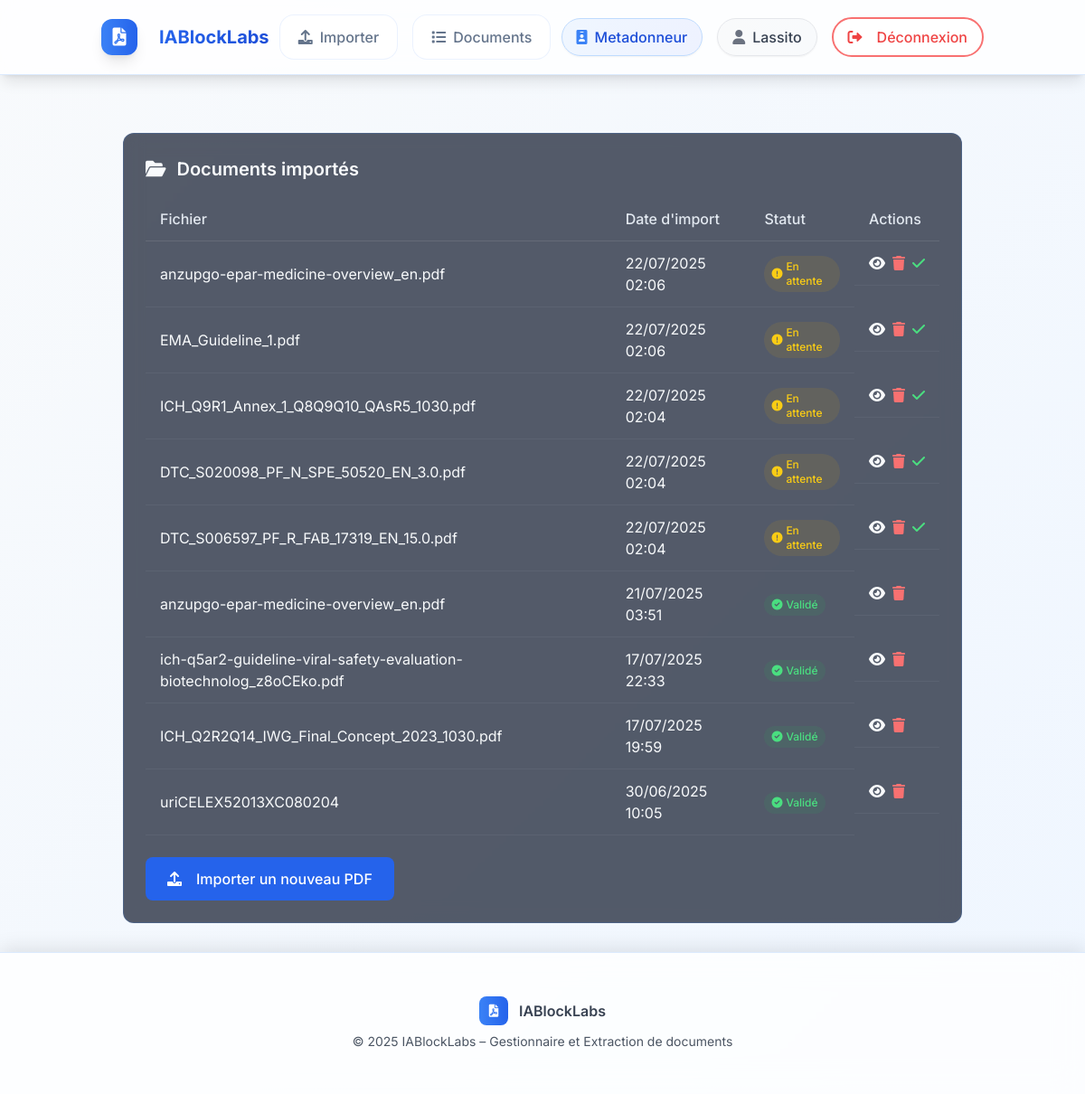
Page /documents/ (signed in) on the committed database.
### rawdocs/models.py (models this page shows, shortened)
class RawDocument(models.Model):
    url = models.URLField(help_text="URL d'origine du PDF", blank=True)
    file = models.FileField(upload_to=pdf_upload_to, help_text="Fichier PDF téléchargé")
    created_at = models.DateTimeField(auto_now_add=True)
    owner = models.ForeignKey(
        settings.AUTH_USER_MODEL,
        on_delete=models.CASCADE,
        related_name='raw_documents',
        null=True, blank=True,
        help_text="Utilisateur qui a téléchargé ce document"
    )
    is_validated = models.BooleanField(default=False, help_text="Document validé par un métadonneur")
    validated_at = models.DateTimeField(null=True, blank=True)
    is_ready_for_expert = models.BooleanField(default=False, help_text="Document prêt pour révision expert")
    expert_ready_at = models.DateTimeField(null=True, blank=True,
                                           help_text="Date à laquelle le document est devenu prêt pour l'expert")
    total_pages = models.IntegerField(default=0, help_text="Nombre total de pages")
    pages_extracted = models.BooleanField(default=False, help_text="Pages extraites individuellement")
    title = models.TextField(blank=True, help_text="Titre du document")
    doc_type = models.CharField("Type", max_length=100, blank=True, help_text="Type du document (guide, rapport…)")
    publication_date = models.CharField(max_length=100, blank=True, help_text="Date de publication")
    version = models.CharField(max_length=50, blank=True, help_text="Version extraite")
    source = models.CharField(max_length=255, blank=True, help_text="Organisation émettrice (EMA, FDA…)")
    context = models.TextField(blank=True, help_text="Contexte extrait (2 phrases max)")
    country = models.CharField(max_length=100, blank=True, help_text="Pays détecté (GPE ou TLD)")
    language = models.CharField(max_length=10, blank=True, help_text="Langue détectée (fr, en…)")
    url_source = models.URLField(blank=True, help_text="URL d'origine pour référence")

### rawdocs/views.py (the view)
# urls.py: path('documents/', views.DocumentReviewListView.as_view(), name='document_list'),
@login_required(login_url='rawdocs:login')
@user_passes_test(is_metadonneur)
def document_list(request):
    docs = RawDocument.objects.filter(owner=request.user).order_by('-created_at')
    for d in docs:
        d.basename = os.path.basename(d.file.name)
    return render(request, 'rawdocs/document_list.html', {'documents': docs})

### rawdocs/templatetags/rawdocs_extras.py (called while the page is built)
@register.filter
def basename(value):
    return os.path.basename(value)

### rawdocs/views.py (called while the page is built)
def is_metadonneur(user):
    return user.groups.filter(name="Metadonneur").exists()

### templates/rawdocs/document_list.html (shortened to what this page needs)
{% extends "base.html" %}
{% load rawdocs_extras %}
{% block content %}
<div class="dashboard-container">
    <div class="card">
        <h2 class="card-title">
            <i class="fas fa-folder-open text-accent"></i>
            Documents importés
        </h2>
        {% if documents %}
            <div class="overflow-x-auto">
                <table class="table">
                    <thead>
                        <tr>
                            <th>Fichier</th>
                            <th>Date d'import</th>
                            <th>Statut</th>
                            <th>Actions</th>
                        </tr>
                    </thead>
                    <tbody>
                        {% for doc in documents %}
                        <tr>
                            <td>{{ doc.file.name|basename }}</td>
                            <td>{{ doc.created_at|date:"d/m/Y H:i" }}</td>
                            <td>
                                {% if doc.is_validated %}
                                    <span class="inline-flex items-center px-2 py-1 rounded-full text-xs font-medium bg-green-500/10 text-green-400">
                                        <i class="fas fa-check-circle mr-1"></i> Validé
                                    </span>
                                {% else %}
                                    <span class="inline-flex items-center px-2 py-1 rounded-full text-xs font-medium bg-yellow-500/10 text-yellow-400">
                                        <i class="fas fa-exclamation-circle mr-1"></i> En attente
                                    </span>
                                {% endif %}
                            </td>
                            <td class="flex space-x-2">
                                <a href="{% url 'rawdocs:edit_metadata' doc.id %}"
                                   class="text-accent hover:text-white transition-colors"
                                   title="Voir / éditer les métadonnées">
                                    <i class="fas fa-eye"></i>
                                </a>
                                <form method="post"
                                      action="{% url 'rawdocs:document_delete' doc.id %}"
                                      class="inline">
                                    <button type="submit"
                                            class="text-red-400 hover:text-red-300 transition-colors"
                                            title="Supprimer">
                                        <i class="fas fa-trash"></i>
                                    </button>
                                </form>
                                {% if not doc.is_validated %}
                                <a href="{% url 'rawdocs:validate_document' doc.id %}"
                                   class="text-green-400 hover:text-green-300 transition-colors"
                                   title="Valider pour annotation">
                                    <i class="fas fa-check"></i>
                                </a>
                                {% endif %}
                            </td>
                        </tr>
                        {% endfor %}
                    </tbody>
                </table>
            </div>
        {% else %}
            <p class="text-gray-400">Aucun document importé pour le moment.</p>
        {% endif %}
        <div class="mt-6">
            <a href="{% url 'rawdocs:upload' %}"
               class="btn btn-primary">
                <i class="fas fa-upload mr-2"></i> Importer un nouveau PDF
            </a>
        </div>
    </div>
</div>
{% endblock %}

### templates/base.html (shortened to what this page needs)
{% load static %}
<!DOCTYPE html>
<html lang="fr">
<head>
  <script src="https://cdn.tailwindcss.com"></script>
  <link rel="stylesheet" href="{% static 'rawdocs/css/styles.css' %}">
  <link href="https://cdnjs.cloudflare.com/ajax/libs/font-awesome/6.0.0/css/all.min.css" rel="stylesheet">
</head>
<body class="bg-gradient-to-br from-slate-50 to-blue-50 min-h-screen flex flex-col">
  <div class="fixed inset-0 opacity-5 pointer-events-none">
    <div class="absolute inset-0 bg-grid-pattern"></div>
  </div>
  <div class="app-container flex-1 flex flex-col relative z-10">
    <header class="site-header bg-white/80 backdrop-blur-lg shadow-lg border-b border-blue-100">
      <div class="header-content container mx-auto px-6 flex items-center justify-between py-4">
        {% if user.groups.first.name == "Annotateur" %}
          <a href="{% url 'rawdocs:annotation_dashboard' %}"
             class="logo group flex items-center text-xl font-bold text-blue-600 hover:text-blue-700 transition-all duration-300">
        {% else %}
          <a href="{% url 'rawdocs:dashboard' %}"
             class="logo group flex items-center text-xl font-bold text-blue-600 hover:text-blue-700 transition-all duration-300">
        {% endif %}
            <div class="logo-icon bg-gradient-to-r from-blue-500 to-blue-600 p-2 rounded-xl mr-3 group-hover:scale-110 transition-transform duration-300 shadow-lg">
              <i class="fas fa-file-pdf text-white"></i>
            </div>
            <span class="bg-gradient-to-r from-blue-600 to-blue-700 bg-clip-text text-transparent">
            </span>
          </a>
        {% if user.is_authenticated %}
          <nav class="role-nav hidden md:flex gap-4">
            {% with group=user.groups.first %}
              {% if group.name == "Metadonneur" %}
                <a href="{% url 'rawdocs:upload' %}" class="nav-link group flex items-center gap-2 px-4 py-2 rounded-full hover:bg-blue-100 transition-all duration-300">
                  <i class="fas fa-upload group-hover:scale-110 transition-transform duration-200"></i>
                  <span>Importer</span>
                </a>
                <a href="{% url 'rawdocs:document_list' %}" class="nav-link group flex items-center gap-2 px-4 py-2 rounded-full hover:bg-blue-100 transition-all duration-300">
                  <i class="fas fa-list group-hover:scale-110 transition-transform duration-200"></i>
                  <span>Documents</span>
                </a>
              {% elif group.name == "Annotateur" %}
                <a href="{% url 'rawdocs:annotation_dashboard' %}" class="nav-link group flex items-center gap-2 px-4 py-2 rounded-full hover:bg-blue-100 transition-all duration-300">
                  <i class="fas fa-highlighter group-hover:scale-110 transition-transform duration-200"></i>
                  <span>Annotation</span>
                </a>
              {% endif %}
            {% endwith %}
          </nav>
          <div class="user-info flex items-center gap-4">
            <div class="user-badge bg-gradient-to-r from-blue-50 to-indigo-50 px-4 py-2 rounded-full border border-blue-200">
              <span class="flex items-center text-blue-700 font-medium">
                <i class="fas fa-id-badge mr-2 text-blue-500"></i>
                {{ user.groups.first.name }}
              </span>
            </div>
            <div class="user-badge bg-gradient-to-r from-gray-50 to-slate-50 px-4 py-2 rounded-full border border-gray-200">
              <span class="flex items-center text-gray-700 font-medium">
                <i class="fas fa-user mr-2 text-gray-500"></i>
                {{ user.username }}
              </span>
            </div>
            <form method="post" action="{% url 'rawdocs:logout' %}">
              <button type="submit"
                      class="btn-logout group inline-flex items-center px-4 py-2 border-2 border-red-400 text-red-500 rounded-full hover:bg-red-500 hover:text-white transition-all duration-300 hover:shadow-lg hover:scale-105">
                <i class="fas fa-sign-out-alt mr-2 group-hover:animate-pulse"></i>
                <span>Déconnexion</span>
              </button>
            </form>
          </div>
        {% endif %}
      </div>
    </header>
    <main class="site-main flex-1 container mx-auto px-6 py-8">
      <div class="main-content-wrapper animate-fadeInUp">
        {% block content %}{% endblock %}
      </div>
    </main>
    <footer class="site-footer bg-white/80 backdrop-blur-lg border-t border-blue-100 py-6">
      <div class="footer-content text-center">
        <div class="flex items-center justify-center gap-3 mb-2">
          <div class="w-8 h-8 bg-gradient-to-r from-blue-500 to-blue-600 rounded-lg flex items-center justify-center">
            <i class="fas fa-file-pdf text-white text-sm"></i>
          </div>
          <span class="text-gray-700 font-semibold">IABlockLabs</span>
        </div>
        <p class="text-gray-600 text-sm">
          &copy; 2025 IABlockLabs – Gestionnaire et Extraction de documents
        </p>
      </div>
    </footer>
  </div>
</body>
</html>

### templates/rawdocs/document_list.html (style rules this page uses)
.dashboard-container { max-width: 1200px; margin: 2rem auto 0; padding: 0 1.5rem; }
.card { background: var(--card-bg); backdrop-filter: blur(10px); border: 1px solid var(--card-border); border-radius: 12px; padding: 1.5rem; transition: all 0.3s ease; }
.card-title { font-size: 1.25rem; font-weight: 600; color: var(--text); margin-bottom: 1rem; display: flex; align-items: center; gap: 0.75rem; }
.btn { display: inline-flex; align-items: center; justify-content: center; padding: 0.75rem 1.5rem; border-radius: 8px; font-weight: 500; transition: all 0.3s ease; }
.btn-primary { background: var(--primary); color: white; }
.table { width: 100%; border-collapse: collapse; }
.table th { text-align: left; padding: 0.75rem 1rem; color: var(--text-secondary); font-weight: 500; border-bottom: 1px solid rgba(255, 255, 255, 0.1); }
.table td { padding: 0.75rem 1rem; color: var(--text); border-bottom: 1px solid rgba(255, 255, 255, 0.05); }
:root { --primary: #2563eb; --primary-light: #3b82f6; --secondary: #1e293b; --secondary-dark: #0f172a; --accent: #60a5fa; --text: #f8fafc; --text-secondary: #e2e8f0; --card-bg: rgba(15, 23, 42, 0.7); --card-border: rgba(59, 130, 246, 0.2); }

### rows in the picture
RawDocument: file.name|basename "anzupgo-epar-medicine-overview_en.pdf", created_at "22/07/2025 02:06", is_validated False (drawn)
RawDocument: file.name|basename "EMA_Guideline_1.pdf", created_at "22/07/2025 02:06", is_validated False (drawn)
RawDocument: file.name|basename "ICH_Q9R1_Annex_1_Q8Q9Q10_QAsR5_1030.pdf", created_at "22/07/2025 02:04", is_validated False (drawn)
RawDocument: file.name|basename "DTC_S020098_PF_N_SPE_50520_EN_3.0.pdf", created_at "22/07/2025 02:04", is_validated False (drawn)
RawDocument: file.name|basename "DTC_S006597_PF_R_FAB_17319_EN_15.0.pdf", created_at "22/07/2025 02:04", is_validated False (drawn)
RawDocument: file.name|basename "anzupgo-epar-medicine-overview_en.pdf", created_at "21/07/2025 03:51", is_validated True (drawn)
RawDocument: file.name|basename "ich-q5ar2-guideline-viral-safety-evaluation-biotechnolog_z8oCEko.pdf", created_at "17/07/2025 22:33", is_validated True (drawn)
RawDocument: file.name|basename "ICH_Q2R2Q14_IWG_Final_Concept_2023_1030.pdf", created_at "17/07/2025 19:59", is_validated True (drawn)
RawDocument: file.name|basename "uriCELEX52013XC080204", created_at "30/06/2025 10:05", is_validated True (drawn)

### other values in the picture
{{ user.groups.first.name }} "Metadonneur"
{{ user.username }} "Lassito"
